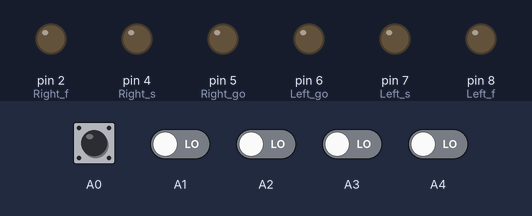
Bench run of a sketch on a simulated Arduino Uno, built with avr-gcc and run on an emulated ATmega328P. On the bench: output pins drawn as LEDs (lit = HIGH). The inputs (shaded band) are chosen by the test bench; at power-on: A0 HIGH, A1–4 LOW.

Above: at 1.2 s.
1.3 s: A0 pulled LOW for 0.15 s
At 2.0 s:
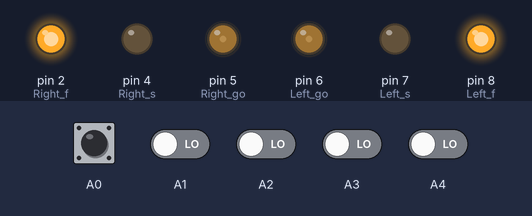
2.9 s: A2 driven HIGH
At 3.7 s:
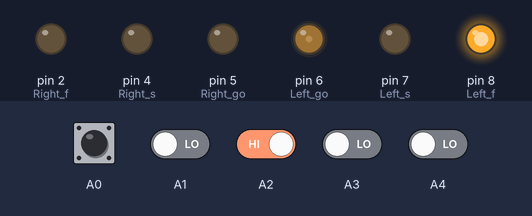
4.4 s: A1 driven HIGH
At 4.8 s:
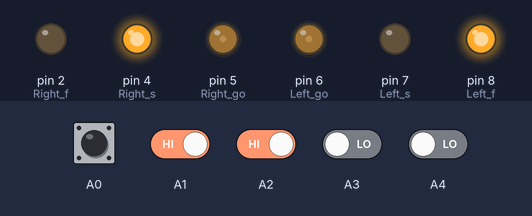
5.9 s: A3 driven HIGH
At 7.1 s:
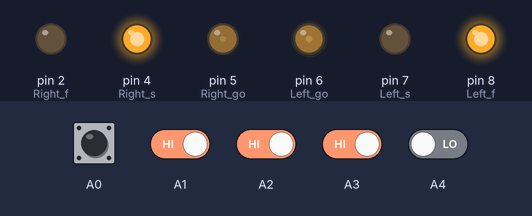
7.4 s: A1 driven LOW and A4 driven HIGH
At 8.3 s:
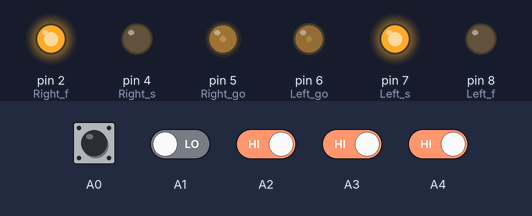
8.9 s: A3 driven LOW
At 9.5 s:
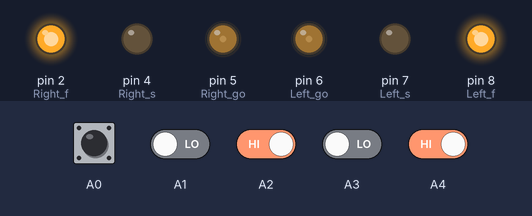
Timing chart, 0 to 11.4 s (numbered marks = the images above; inputs shaded):
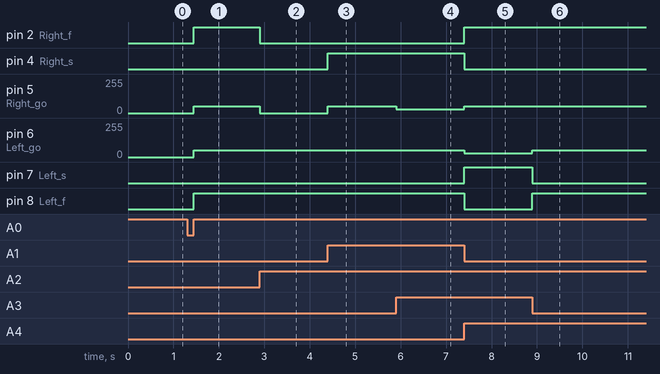

The sketch:

c.ino
```cpp
//定义电机引脚
int Left_f = 8;
int Left_s = 7;
int Right_f = 2;
int Right_s = 4;
int Left_go = 6;
int Right_go = 5;
void go_straight() {//直行
  digitalWrite(Left_f, HIGH);
  digitalWrite(Left_s, LOW);
  digitalWrite(Right_f, HIGH);
  digitalWrite(Right_s, LOW);
  analogWrite(Left_go, 50);
  analogWrite(Right_go, 50);
}
void Stop() {//停止
  digitalWrite(Left_f, LOW);
  digitalWrite(Left_s, LOW);
  digitalWrite(Right_f, LOW);
  digitalWrite(Right_s, LOW);
  analogWrite(Left_go, 0);
  analogWrite(Right_go, 0);
}
void turn_left() {//左转小调
  digitalWrite(Left_f, LOW);
  digitalWrite(Left_s, HIGH);
  digitalWrite(Right_f, HIGH);
  digitalWrite(Right_s, LOW);
  analogWrite(Left_go, 30);
  analogWrite(Right_go, 50);
}
void turn_right() {//右转小调
  digitalWrite(Left_f, HIGH);
  digitalWrite(Left_s, LOW);
  digitalWrite(Right_f, LOW);
  digitalWrite(Right_s, HIGH);
  analogWrite(Left_go, 50);
  analogWrite(Right_go, 30);
}
void turn_left_90(){//左转直角
  digitalWrite(Left_f, LOW);
  digitalWrite(Left_s, LOW);
  digitalWrite(Right_f, HIGH);
  digitalWrite(Right_s, LOW);
  analogWrite(Left_go, 0);
  analogWrite(Right_go, 50);
}
void turn_right_90(){//右转直角
  digitalWrite(Left_f, HIGH);
  digitalWrite(Left_s, LOW);
  digitalWrite(Right_f, LOW);
  digitalWrite(Right_s, LOW);
  analogWrite(Left_go, 50);
  analogWrite(Right_go, 0);
}
void turn_left_stop() {//原地左转
  digitalWrite(Left_f, LOW);
  digitalWrite(Left_s, HIGH);
  digitalWrite(Right_f, HIGH);
  digitalWrite(Right_s, LOW);
  analogWrite(Left_go, 50);
  analogWrite(Right_go, 50);
}
void turn_right_stop() {//原地右转
  digitalWrite(Left_f, HIGH);
  digitalWrite(Left_s, LOW);
  digitalWrite(Right_f, LOW);
  digitalWrite(Right_s, HIGH);
  analogWrite(Left_go, 50);
  analogWrite(Right_go, 50);
}
void stop(){//停止
  analogWrite(Left_go,0);
  analogWrite(Right_go,0);
  digitalWrite(Left_f,LOW);
  digitalWrite(Left_s, LOW);
  digitalWrite(Right_f,LOW);
  digitalWrite(Right_s, LOW);
}
void key_scan() {//按键检测
  while (digitalRead(A0));
  while (!digitalRead(A0)) {
    delay(10);
    if (digitalRead(A0) == 0) {
      delay(100);
      while (!digitalRead(A0));
    }
  }
}
void setup() {
  // put your setup code here, to run once:
  //电机输出
  pinMode(Left_f, OUTPUT);
  pinMode(Left_s, OUTPUT);
  pinMode(Right_f, OUTPUT);
  pinMode(Right_s, OUTPUT);
  pinMode(Left_go, OUTPUT);
  pinMode(Right_go, OUTPUT);
  //按钮和灰度传感器输入
  pinMode(A0, INPUT);
  pinMode(A2, INPUT);
  pinMode(A1, INPUT);
  pinMode(A3, INPUT);
  pinMode(A4, INPUT);
  //初始设置高电平
  digitalWrite(A0, HIGH);
}
void xunji(){//巡线
  while(1){
    if (digitalRead(A2) && !digitalRead(A1) && !digitalRead(A3) && digitalRead(A4) ) {
      go_straight();//1001直行
    }
    else if (digitalRead(A2) && !digitalRead(A1) &&  digitalRead(A3) && digitalRead(A4)) {
      turn_left();//1011左小调
    }
    else if (digitalRead(A2) && digitalRead(A1) && !digitalRead(A3) && digitalRead(A4)) {
      turn_right();//1101右小调
    }
    else if (digitalRead(A2) && digitalRead(A1) && digitalRead(A3) && !digitalRead(A4)) {
      turn_right();//1110右小调
    }
    else if (!digitalRead(A2) && digitalRead(A1) && digitalRead(A3) && digitalRead(A4)) {
      turn_left();//0111左小调
    }
    else if (!digitalRead(A2) && !digitalRead(A1) && digitalRead(A3) && digitalRead(A4)) {
      turn_left_stop();//0011左转锐角
    }
    else if (!digitalRead(A2) && digitalRead(A1) && !digitalRead(A3) && digitalRead(A4)) {
      turn_left_stop();//0101左转锐角
    }
    else if (digitalRead(A2) && !digitalRead(A1) && digitalRead(A3) && !digitalRead(A4)) {
      turn_right_stop();//1010右转锐角
    }
    else  if (digitalRead(A2) && digitalRead(A1) && !digitalRead(A3) && !digitalRead(A4)) {
      turn_right_stop();//1100右转锐角
    }
    else if (!digitalRead(A2) && !digitalRead(A1) && !digitalRead(A3) && digitalRead(A4)) {
      turn_left_90();//0001左转直角
    }
    else if (digitalRead(A2) && !digitalRead(A1) && !digitalRead(A3) && !digitalRead(A4)) {
      turn_right_90();//1000右转直角
    }
    else if (!digitalRead(A2) && !digitalRead(A1) && !digitalRead(A3) && !digitalRead(A4)) {
      go_straight();//0000十字路口
    }
  }
}
void loop() {
  // put your main code here, to run repeatedly:
  key_scan();
  while (1) {
    xunji();
  }
}
```

Measured:
- after the input at 1.3 s, pin 2 (Right_f), pin 8 (Left_f): LOW → HIGH after 0.15 s; pin 5 (Right_go), pin 6 (Left_go): 0/255 → 50/255 after 0.15 s
- after the input at 2.9 s, pin 2 (Right_f): HIGH → LOW at once; pin 5 (Right_go): 50/255 → 0/255 at once
- after the input at 4.4 s, pin 4 (Right_s): LOW → HIGH at once; pin 5 (Right_go): 0/255 → 50/255 at once
- after the input at 5.9 s, pin 5 (Right_go): 50/255 → 30/255 at once
- after the input at 7.4 s, pin 2 (Right_f), pin 7 (Left_s): LOW → HIGH at once; pin 4 (Right_s), pin 8 (Left_f): HIGH → LOW at once; pin 5 (Right_go): 30/255 → 50/255 at once; pin 6 (Left_go): 50/255 → 30/255 at once
- after the input at 8.9 s, pin 6 (Left_go): 30/255 → 50/255 at once; pin 7 (Left_s): HIGH → LOW at once; pin 8 (Left_f): LOW → HIGH at once
